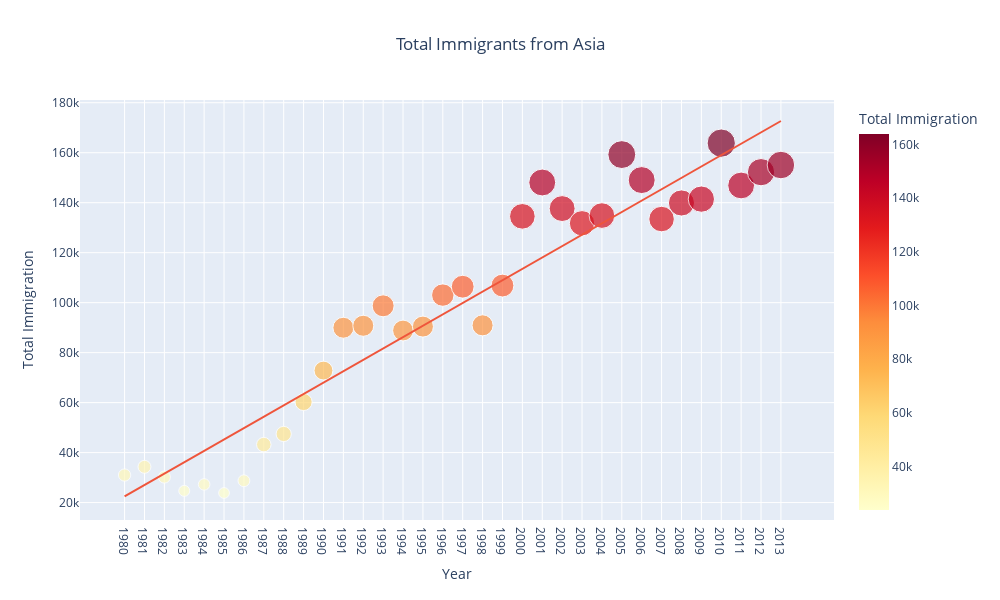

Source (notebook cell):
### Markdown cell above
Let's create a set of interactive scatter plots, one for each continent, illustrating the total number of immigrants over the specified years. These scatter plots offer insights into the immigration trends unique to each continent.

### Code cell
def plot_continent(continent):
    df_asia = df_can[df_can['Continent'] == continent][['Continent'] + years]
    # Melt the DataFrame to have years as a single column
    df_asia = df_asia.groupby('Continent')[years].sum().reset_index()

    df_asia = df_asia.melt(id_vars='Continent', var_name='Year', value_name='Number of Immigrants')
    # Create an interactive scatter plot
    scatter_plot = px.scatter(
        df_asia,
        x='Year',
        y='Number of Immigrants',
        color='Number of Immigrants',
        color_continuous_scale='YlOrRd',
        size='Number of Immigrants',
        title=f'Total Immigrants from {continent}',
        labels={'Number of Immigrants': 'Total Immigration'},
        hover_name='Continent',
        width=1000,
        height=600,
        trendline = 'ols'
    )
    scatter_plot.update_layout(title_x=0.5)
    # Show the interactive plot
    scatter_plot.show()
    
for continent in df_can['Continent'].unique():
    plot_continent(continent)

### Figure 1 — Plotly figure (JSON) as saved in the notebook; plotly's stock layout.template omitted (floating-point values rounded to 4 significant figures)
{"data": [{"hovertemplate": "<b>%{hovertext}</b><br><br>Year=%{x}<br>Total Immigration=%{marker.color}<extra></extra>", "hovertext": ["Asia", "Asia", "Asia", "Asia", "Asia", "Asia", "Asia", "Asia", "Asia", "Asia", "Asia", "Asia", "Asia", "Asia", "Asia", "Asia", "Asia", "Asia", "Asia", "Asia", "Asia", "Asia", "Asia", "Asia", "Asia", "Asia", "Asia", "Asia", "Asia", "Asia", "Asia", "Asia", "Asia", "Asia"], "legendgroup": "", "marker": {"color": [31025, 34314, 30214, 24696, 27274, 23850, 28739, 43203, 47454, 60256, 72829, 89964, 90752, 98737, 88852, 90424, 103030, 106383, 90929, 106844, 134544, 148083, 137653, 131769, 134850, 159253, 149054, 133459, 139894, 141434, 163845, 146894, 152218, 155075], "coloraxis": "coloraxis", "size": [31025, 34314, 30214, 24696, 27274, 23850, 28739, 43203, 47454, 60256, 72829, 89964, 90752, 98737, 88852, 90424, 103030, 106383, 90929, 106844, 134544, 148083, 137653, 131769, 134850, 159253, 149054, 133459, 139894, 141434, 163845, 146894, 152218, 155075], "sizemode": "area", "sizeref": 409.6, "symbol": "circle"}, "mode": "markers", "name": "", "orientation": "v", "showlegend": false, "type": "scatter", "x": ["1980", "1981", "1982", "1983", "1984", "1985", "1986", "1987", "1988", "1989", "1990", "1991", "1992", "1993", "1994", "1995", "1996", "1997", "1998", "1999", "2000", "2001", "2002", "2003", "2004", "2005", "2006", "2007", "2008", "2009", "2010", "2011", "2012", "2013"], "xaxis": "x", "y": [31025, 34314, 30214, 24696, 27274, 23850, 28739, 43203, 47454, 60256, 72829, 89964, 90752, 98737, 88852, 90424, 103030, 106383, 90929, 106844, 134544, 148083, 137653, 131769, 134850, 159253, 149054, 133459, 139894, 141434, 163845, 146894, 152218, 155075], "yaxis": "y"}, {"hovertemplate": "<b>OLS trendline</b><br>Number of Immigrants = 4552.25 * Year + -8.99098e+06<br>R<sup>2</sup>=0.916493<br><br>Year=%{x}<br>Total Immigration=%{y} <b>(trend)</b><extra></extra>", "legendgroup": "", "marker": {"symbol": "circle"}, "mode": "lines", "name": "", "showlegend": false, "type": "scatter", "x": ["1980", "1981", "1982", "1983", "1984", "1985", "1986", "1987", "1988", "1989", "1990", "1991", "1992", "1993", "1994", "1995", "1996", "1997", "1998", "1999", "2000", "2001", "2002", "2003", "2004", "2005", "2006", "2007", "2008", "2009", "2010", "2011", "2012", "2013"], "xaxis": "x", "y": [22470.0, 27020.0, 31570.0, 36130.0, 40680.0, 45230.0, 49780.0, 54340.0, 58890.0, 63440.0, 67990.0, 72540.0, 77100.0, 81650.0, 86200.0, 90750.0, 95310.0, 99860.0, 104400.0, 109000.0, 113500.0, 118100.0, 122600.0, 127200.0, 131700.0, 136300.0, 140800.0, 145400.0, 149900.0, 154500.0, 159000.0, 163600.0, 168100.0, 172700.0], "yaxis": "y"}], "layout": {"coloraxis": {"colorbar": {"title": {"text": "Total Immigration"}}, "colorscale": [[0, "rgb(255,255,204)"], [0.125, "rgb(255,237,160)"], [0.25, "rgb(254,217,118)"], [0.375, "rgb(254,178,76)"], [0.5, "rgb(253,141,60)"], [0.625, "rgb(252,78,42)"], [0.75, "rgb(227,26,28)"], [0.875, "rgb(189,0,38)"], [1, "rgb(128,0,38)"]]}, "height": 600, "legend": {"itemsizing": "constant", "tracegroupgap": 0}, "title": {"text": "Total Immigrants from Asia", "x": 0.5}, "width": 1000, "xaxis": {"anchor": "y", "autorange": true, "domain": [0, 1], "range": [-2.245, 35.68], "title": {"text": "Year"}, "type": "category"}, "yaxis": {"anchor": "x", "autorange": true, "domain": [0, 1], "range": [13030.0, 181100.0], "title": {"text": "Total Immigration"}, "type": "linear"}}}
